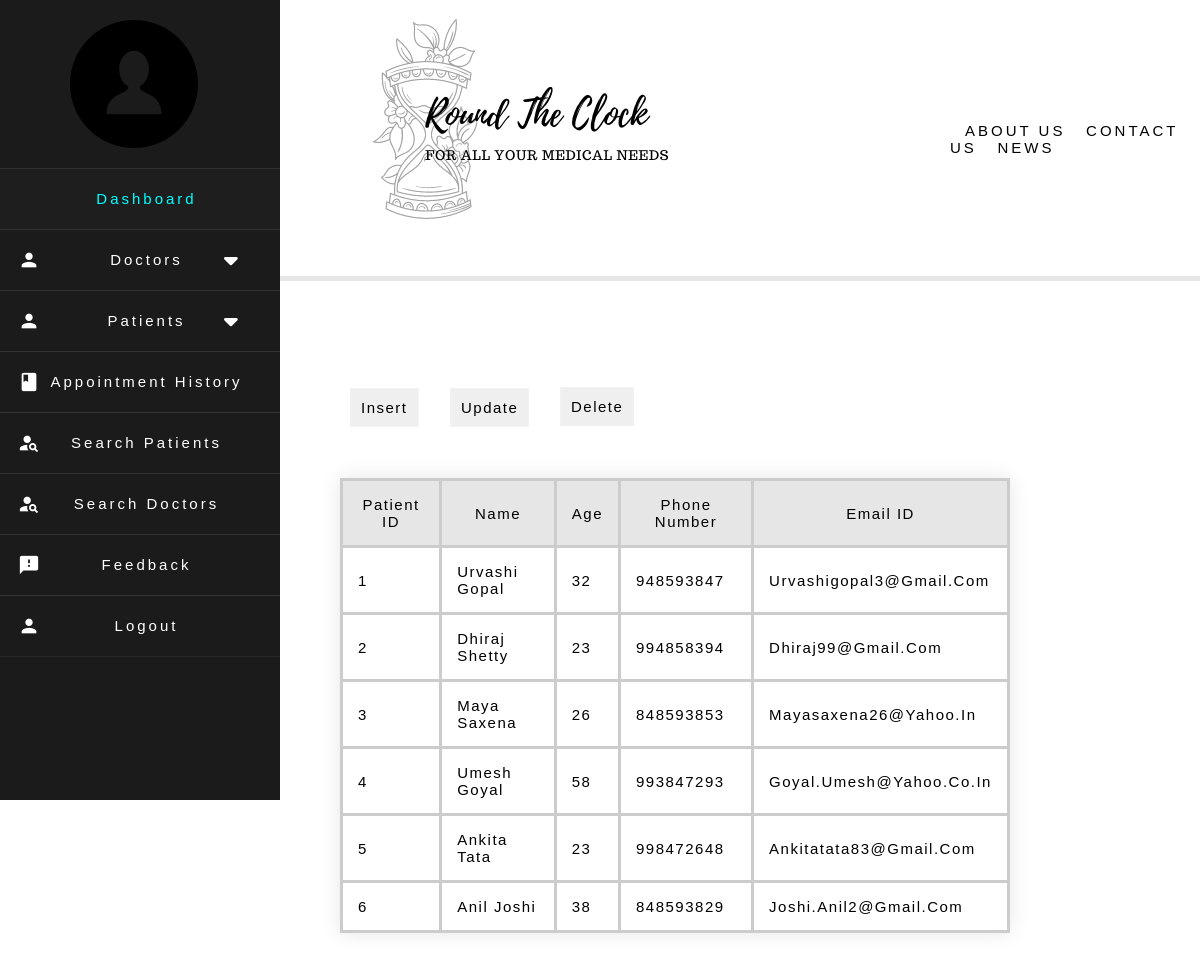
/Admin_Module/patient.php, run on the app's committed database.
### tables this page shows
CREATE TABLE `patient_details` (
  `Patient_Id` int(20) NOT NULL,
  `Patient_Name` varchar(64) NOT NULL,
  `Age` int(32) NOT NULL,
  `Phone` bigint(10) NOT NULL,
  `Email` varchar(64) NOT NULL
);

### Admin_Module/patient.php (the view, shortened to what this page needs)
<?php include 'import.php'; ?>
<?php
function OpenCon()
 {
 $dbhost = "localhost";
 $dbuser = "root";
 $dbpass = "13579";
 $db = "roundtheclock";
 $conn = new mysqli($dbhost, $dbuser, $dbpass,$db);
 return $conn;
 }
 $conn = OpenCon();
$result = $conn->query("SELECT * FROM `patient_details`");
echo '<div class="center">';
echo '<div class="container">';
echo '<div class="nd-box">';
echo '<div class="boxi">';
echo '<button class="btn1" id="myButton">Insert</button>';
echo '</div>';
echo '<div class="boxi1">';
echo '<button class="btn2" id="update">Update</button>';
echo '</div>';
echo '<div class="boxi2">';
echo '<button class="btn3" id="delete">Delete</button>';
echo '</div>';
echo '</div>';
echo '</div>';
echo '<table class="center1">
      <tr>
          <td class="color1"> Patient ID </td>
          <td class="color1"> Name </td>
          <td class="color1"> Age </td>
          <td class="color1"> Phone Number</td>
          <td class="color1"> Email ID </td>
      </tr>';
if ($result->num_rows> 0)
{
  while($row = $result->fetch_assoc())
  {
        $field1name = $row["Patient_Id"];
        $field2name = $row["Patient_Name"];
        $field3name = $row["Age"];
        $field4name = $row["Phone"];
        $field5name = $row["Email"];
        echo '<tr>
                  <td>'.$field1name.'</td>
                  <td>'.$field2name.'</td>
                  <td>'.$field3name.'</td>
                  <td>'.$field4name.'</td>
                  <td>'.$field5name.'</td>
              </tr>';
  }
}
else{
  echo "ERROR-No data.";
}
echo '</div>';
?>

### Admin_Module/import.css (style rules this page uses)
* { margin: 0; padding: 0; user-select: none; box-sizing: border-box; font-family:sans-serif,serif; }

### data on the page
patient_details: Patient_Id "1", Patient_Name "Urvashi Gopal", Age "32", Phone "948593847", Email "Urvashigopal3@gmail.com"
patient_details: Patient_Id "2", Patient_Name "Dhiraj Shetty", Age "23", Phone "994858394", Email "Dhiraj99@gmail.com"
patient_details: Patient_Id "3", Patient_Name "Maya Saxena", Age "26", Phone "848593853", Email "Mayasaxena26@yahoo.in"
patient_details: Patient_Id "4", Patient_Name "Umesh Goyal", Age "58", Phone "993847293", Email "Goyal.umesh@yahoo.co.in"
patient_details: Patient_Id "5", Patient_Name "Ankita Tata", Age "23", Phone "998472648", Email "Ankitatata83@gmail.com"
patient_details: Patient_Id "6", Patient_Name "Anil Joshi", Age "38", Phone "848593829", Email "Joshi.anil2@gmail.com"
